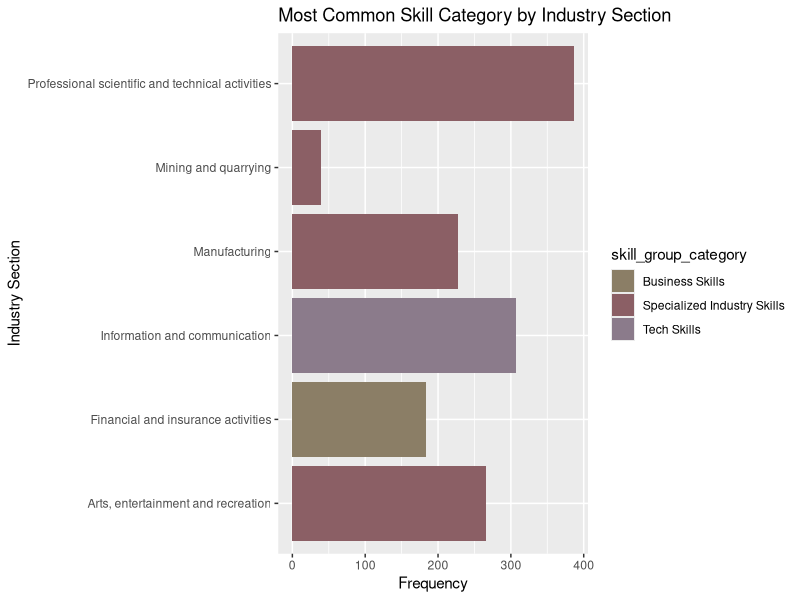
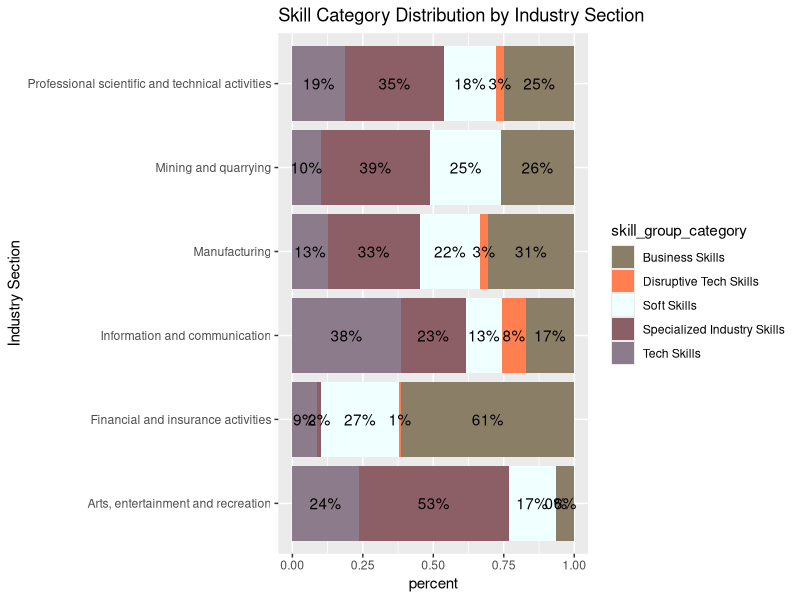

Write the R code that produced these figures, in order.
## ---- chunk 1
knitr::opts_chunk$set(echo = F, message = F, warning = F)
library(ggplot2)
library(tidyverse)
library(readxl)

## ---- chunk 2
mydat <- read_excel(here::here('data/1_skills.xlsx'), 
                    sheet = 'Industry Skills Needs')

mydat$industry_name <- as.factor(mydat$industry_name)
mydat$isic_section_name <- as.factor(mydat$isic_section_name)
mydat$skill_group_category <- as.factor(mydat$skill_group_category)

##TABLES:
#skill category frequency by industry section:
mydat %>% 
  group_by(isic_section_name) %>%
  count(mydat$skill_group_category) %>% arrange(desc(n))

#top 1 skill in every industry section:
section_top1 <- mydat %>% 
  count(isic_section_name,skill_group_category ) %>%
  arrange(desc(n)) %>% 
  group_by(isic_section_name) %>% 
  slice(seq_len(1)) 

##PLOTS:
#set consistent color scheme:
skillColors <-
  setNames( c('wheat4', 'coral', 'azure','lightpink4','thistle4')
            , levels(mydat$skill_group_category)  )

#plot bar chart across inductry section:
ggplot(section_top1, mapping = aes(x=isic_section_name,y=n,fill=skill_group_category))+geom_bar(stat = 'identity')+xlab('Industry Section')+ylab('Frequency')+ggtitle('Most Common Skill Category by Industry Section')+scale_fill_manual(values = skillColors)+coord_flip()
## ---- chunk 3
#skill category frequency by industry section - descending order:
section_topn <- mydat %>% 
  count(isic_section_name,skill_group_category ) %>%
  arrange(desc(n)) %>% 
  group_by(isic_section_name) %>% 
  slice(seq_len(5)) 

#Get the levels for type in the required order
section_topn2 <- arrange(section_topn,desc(skill_group_category))

#Calculate the percentages
library(plyr)
section_topn2 <- ddply(section_topn2,.(isic_section_name),transform, percent = n/sum(n) * 100)

#Format the labels and calculate their positions
section_topn2  = ddply(section_topn2,.(isic_section_name),transform, pos = (cumsum(n) - 0.5 * n))
section_topn2$label = paste0(sprintf("%.0f", section_topn2$percent), "%")

#Plot
ggplot(section_topn2, aes(x = isic_section_name, y = n, fill = skill_group_category, label=label)) +
  geom_bar(stat = 'identity', position = position_fill()) +
  geom_text(position = position_fill(vjust = .5)) + ggtitle('Skill Category Distribution by Industry Section')+ylab('percent')+xlab('Industry Section')+scale_fill_manual(values = skillColors)+coord_flip()
